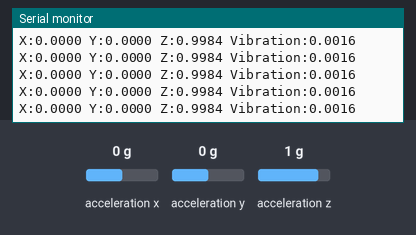
Simulated run of this sketch. Board: Arduino Uno, built with avr-gcc and run on an emulated ATmega328P. Shown: the last lines printed to the serial monitor. Wiring (inferred from the names in the program): ADXL345 accelerometer at I2C address 0x53. The test bench sets the inputs (shaded band); at power-on: acceleration x 0 g, acceleration y 0 g, acceleration z 1 g.

Above: at 1.7 s.
1.8 s: acceleration x set to -1.4 g
At 1.9 s:
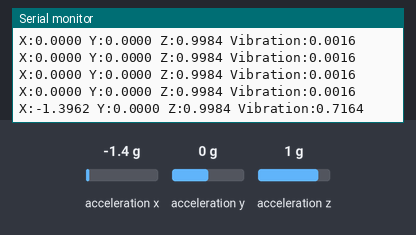
4.8 s: acceleration y set to -1.4 g
At 4.82 s:
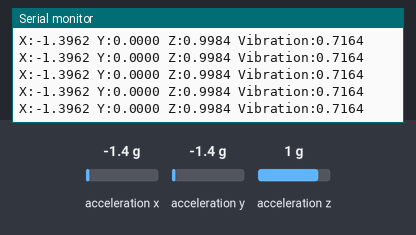
7.8 s: acceleration z set to -1.4 g
At 7.84 s:
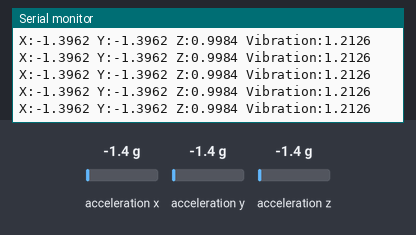
Timing chart, 0 to 10.8 s (numbered marks = the images above; inputs shaded):
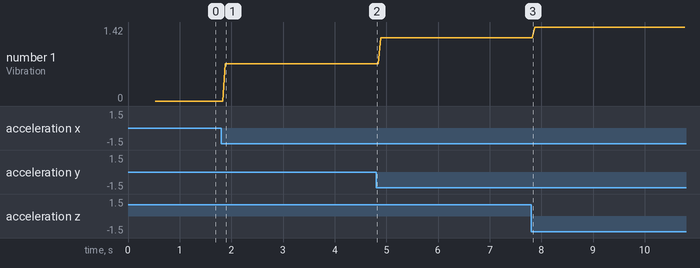

The sketch:

Ardunio_code.ino
```cpp
#include <Wire.h>

#define ADXL345_ADDRESS 0x53  // I2C address for ADXL345

void setup() {
  Serial.begin(9600);
  Wire.begin();

  // Set ADXL345 to measurement mode
  Wire.beginTransmission(ADXL345_ADDRESS);
  Wire.write(0x2D);  // POWER_CTL register
  Wire.write(0x08);  // Set measurement mode
  Wire.endTransmission();

  // Set range to ±2g (optional, default)
  Wire.beginTransmission(ADXL345_ADDRESS);
  Wire.write(0x31);  // DATA_FORMAT register
  Wire.write(0x00);  // ±2g range
  Wire.endTransmission();

  delay(500);
  Serial.println("ADXL345 Initialized");
}

void loop() {
  int16_t x, y, z;

  // Read 6 bytes starting from data register 0x32
  Wire.beginTransmission(ADXL345_ADDRESS);
  Wire.write(0x32);
  Wire.endTransmission(false);
  Wire.requestFrom(ADXL345_ADDRESS, 6);

  if (Wire.available() == 6) {
    x = Wire.read() | (Wire.read() << 8);
    y = Wire.read() | (Wire.read() << 8);
    z = Wire.read() | (Wire.read() << 8);

    // Convert raw values to g
    float gX = x * 0.0039;
    float gY = y * 0.0039;
    float gZ = z * 0.0039;

    // Compute vibration magnitude (remove constant gravity)
    float vibration = sqrt(gX * gX + gY * gY + gZ * gZ) - 1.0;
    vibration = abs(vibration);  // Keep it positive

    // ✅ Serial Plotter format: label1:value1 label2:value2 ...
    Serial.print("X:"); Serial.print(gX, 4);
    Serial.print(" Y:"); Serial.print(gY, 4);
    Serial.print(" Z:"); Serial.print(gZ, 4);
    Serial.print(" Vibration:"); Serial.println(vibration, 4);
  }

  delay(20);  // Fast sampling for better resolution
}
```

Measured:
- after the input at 1.8 s, the serial monitor: prints a new line after 0.08 s (image 1)
- plotted number 1: 0 → 0.72 after the input at 1.8 s, 0.72 → 1.21 after the input at 4.8 s, 1.21 → 1.42 after the input at 7.8 s
